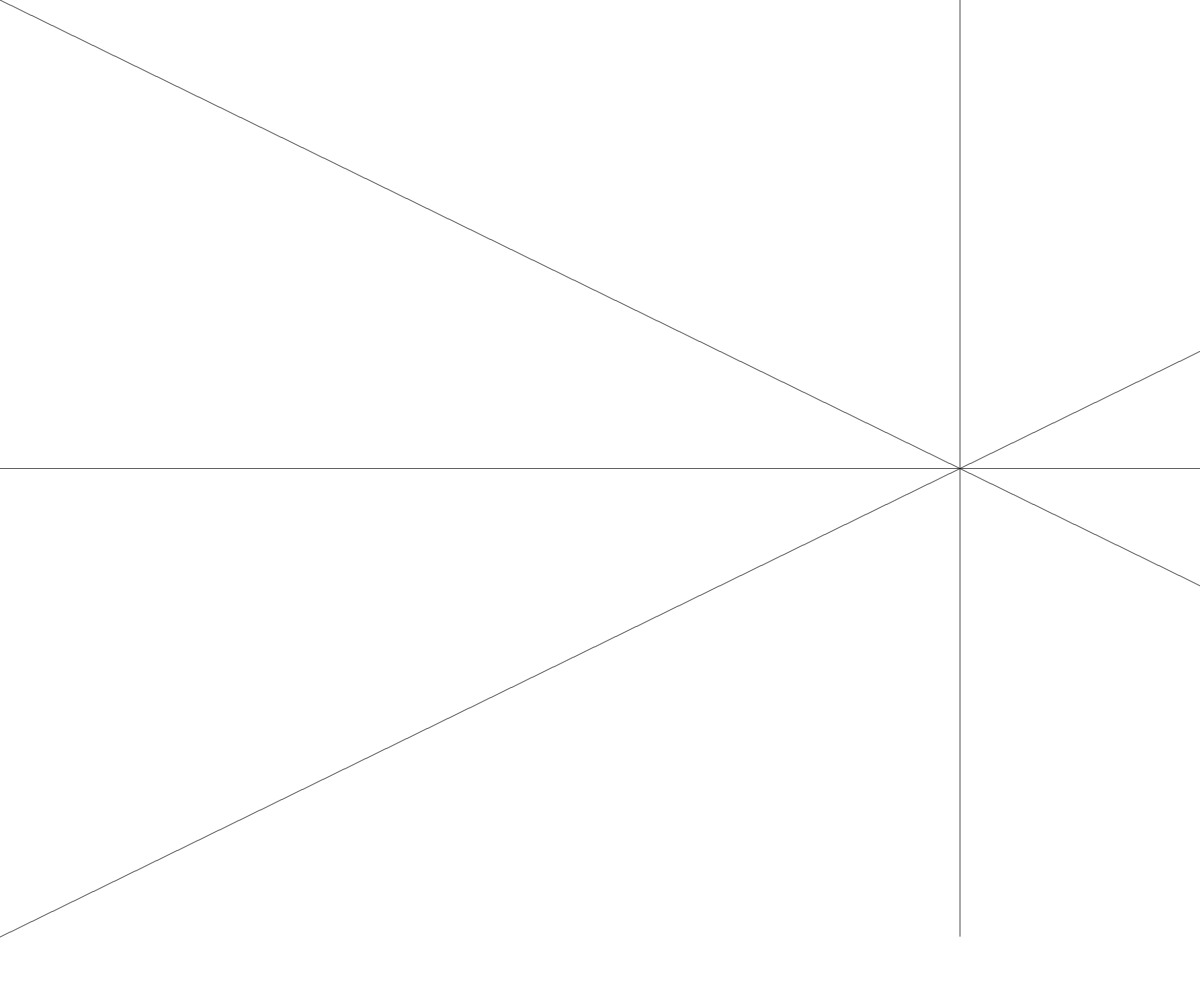
Frame 1 (no input)
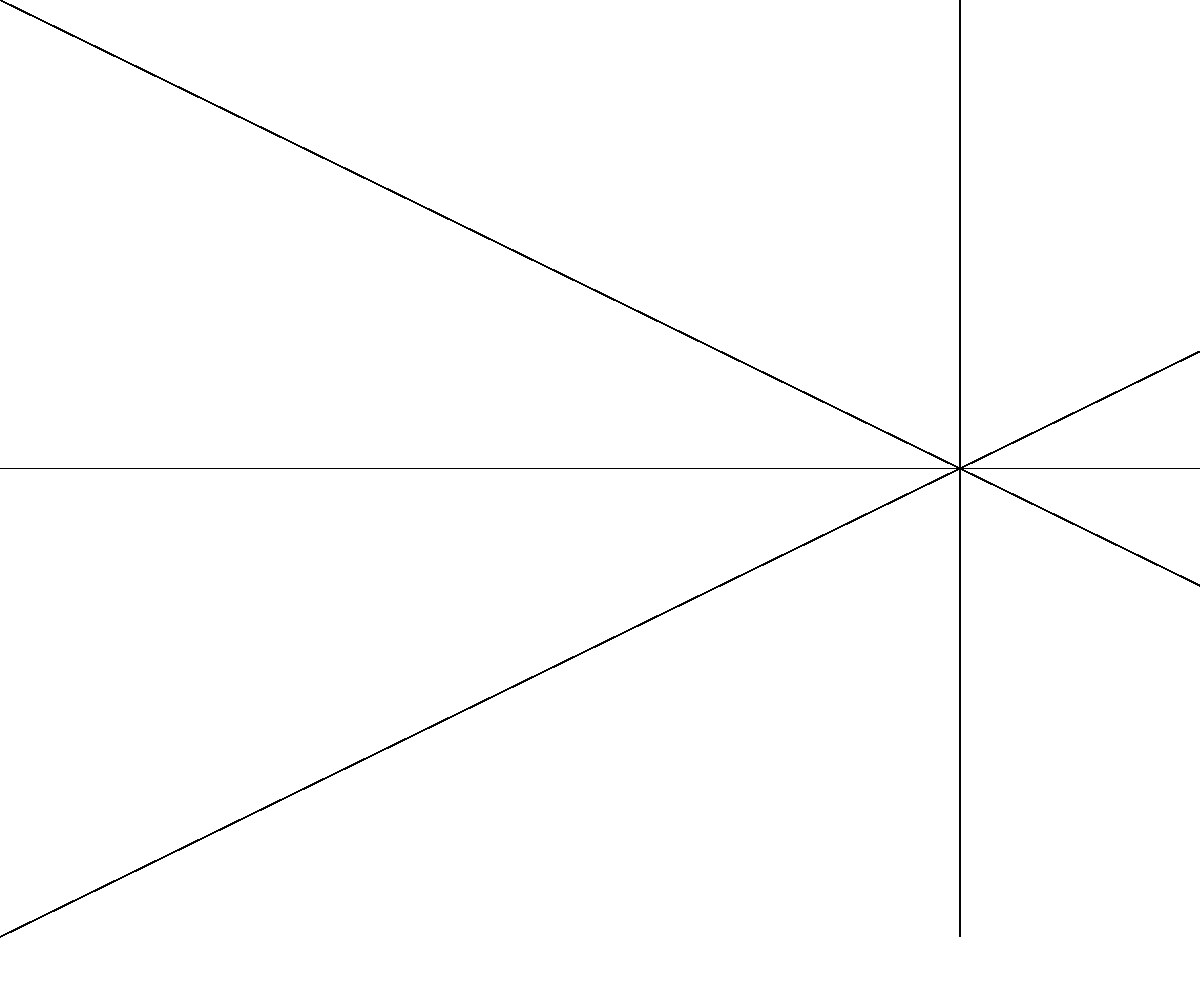
Frame 60 (no input)
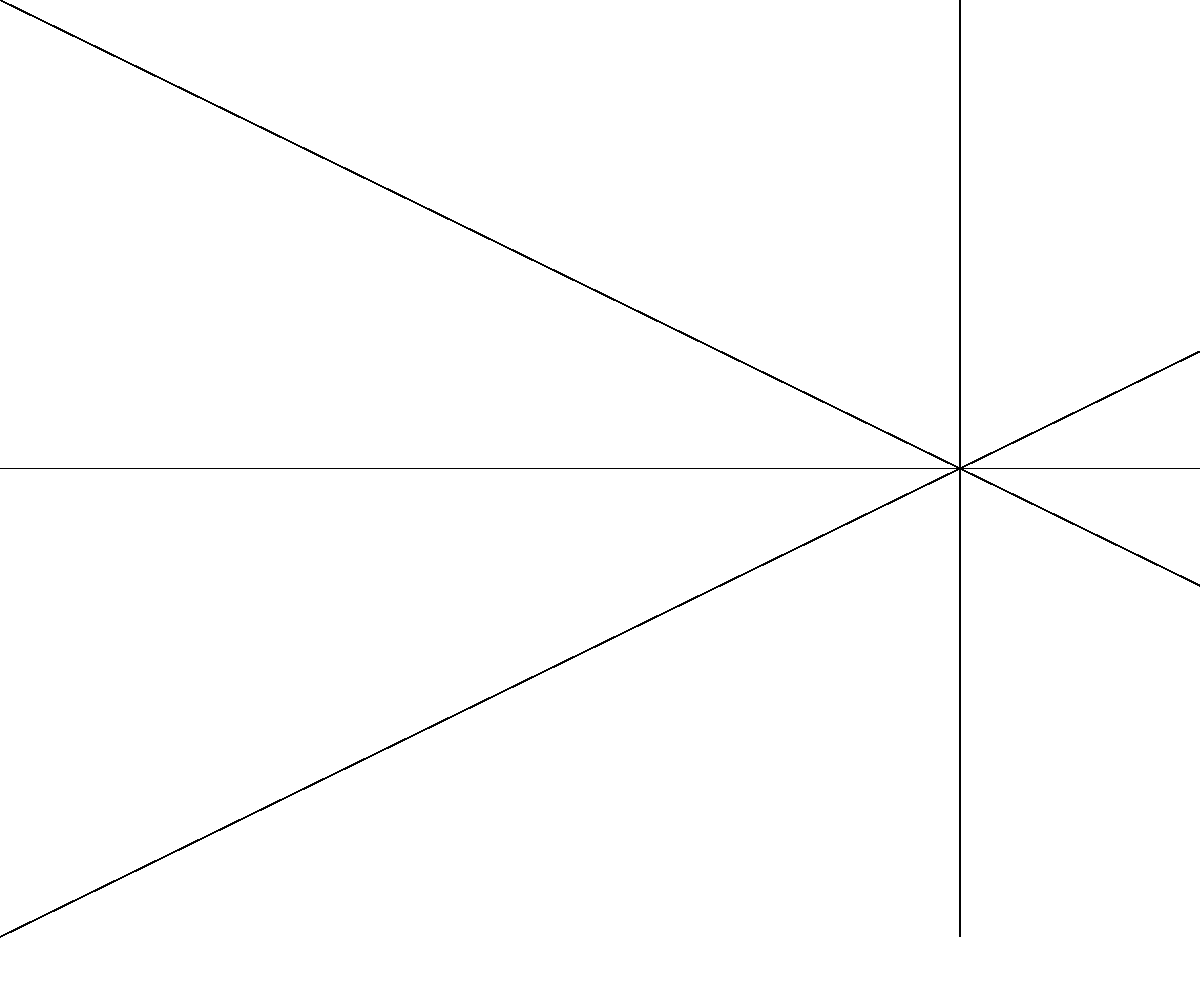
Frame 120 (the mouse pressed at the canvas centre since frame 60)

The p5.js sketch that drew these frames (run headless with seeded random() and noise() and a simulated clock; from frame 60 on, the mouse is pressed at the canvas centre):

// p5.js sketch
// ── sketch.js
const p1 = {x: 0, y: 0};
const p2 = {x: 1920, y: 937};

const c1 = {x: 0, y: 468.5};
const c2 = {x: 1920, y: 468.5};

const d1 = {x: 0, y: 937};
const d2 = {x: 1920, y: 0};

const z1 = {x: 960, y: 0};
const z2 = {x: 960, y: 937};



function setup() {
	createCanvas(windowWidth, windowHeight);
	
}

function draw() {

  ecuapp(p1, p2)
  ecuapp(c1, c2)
  ecuapp(d1, d2)
  vertical(z1, z2)

}

function ecuapp(p1, p2){
	  const dx = p2.x - p1.x;
	  const dy = p2.y - p1.y;

	  const m = dy / dx;
	  const b = p1.y - m * p1.x;

	  point(p1.x, p1.y);
	  
	  let x = p1.x + 1;
	  let y;
	  while(x != p2.x){
	  	y = m * x + b;
	  	point(x, y);
	  	x++;
	  }

}

function vertical(p1,p2){
	const dx=p1.x
	const dy=p1.y

	let y= dy

	while(y != p2.y){
		 
		point(dx,y)
		y++
	}

}
